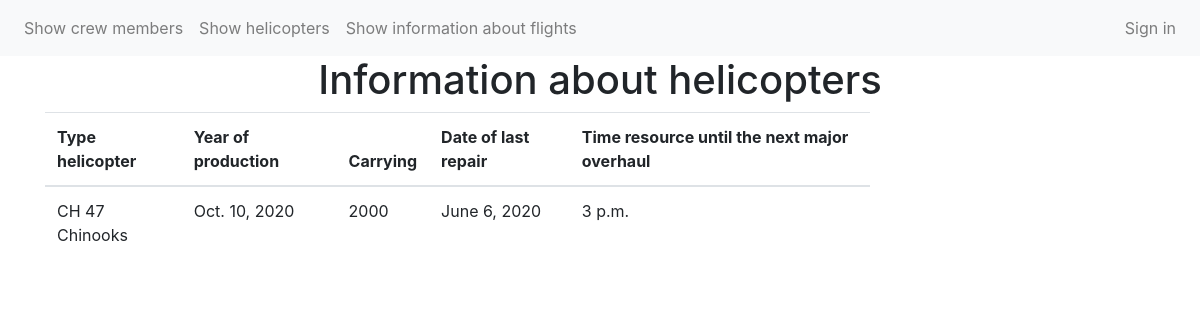
The app's page /helicopter/2/ with its own data.
### app/models.py (models this page shows)
class helicopter(models.Model):
    type_helicopter = models.CharField(max_length=50)
    production_date = models.DateField()
    carrying = models.IntegerField()
    date_of_last_repair = models.DateField()
    time_resource_until_the_next_major_overhaul = models.TimeField()
    status = models.BooleanField(default=False)

### app/views.py (the view)
# urls.py: path('helicopter/<int:helicopter_id>/', details_helicopter),
def details_helicopter(request, helicopter_id):
    try:
        c = helicopter.objects.get(pk=helicopter_id)
    except helicopter.DoesNotExist:
        raise Http404("Helicopter does not exist")
    return render(request, 'helicopter.html', {'helicopter': c})

### templates/helicopter.html (shortened to what this page needs)
{% extends 'base.html' %}
  {% block content %}
<h1 class="text-center">Information about helicopters</h1>
<div class="container">
	<div class="row">
		<div class="col-md-9">
    	 <table class="table table-list-search">
                    <thead>
                        <tr>
        <th>Type helicopter</th>
        <th>Year of production</th>
        <th>Carrying</th>
        <th>Date of last repair</th>
         <th>Time resource until the next major overhaul</th>
      </tr>
    </thead>
           <tbody>
        <td>{{helicopter.type_helicopter}}</td>
        <td>{{helicopter.production_date}}</td>
        <td>{{helicopter.carrying}}</td>
        <td>{{helicopter.date_of_last_repair}}</td>
        <td>{{helicopter.time_resource_until_the_next_major_overhaul}}</td>
    </tbody>
  </table>
  </div>
  </div>
</div>
  {% endblock %}

### records on screen
helicopter: type_helicopter "CH 47 Chinooks", production_date "Oct. 10, 2020", carrying "2000", date_of_last_repair "June 6, 2020", time_resource_until_the_next_major_overhaul "3 p.m."
